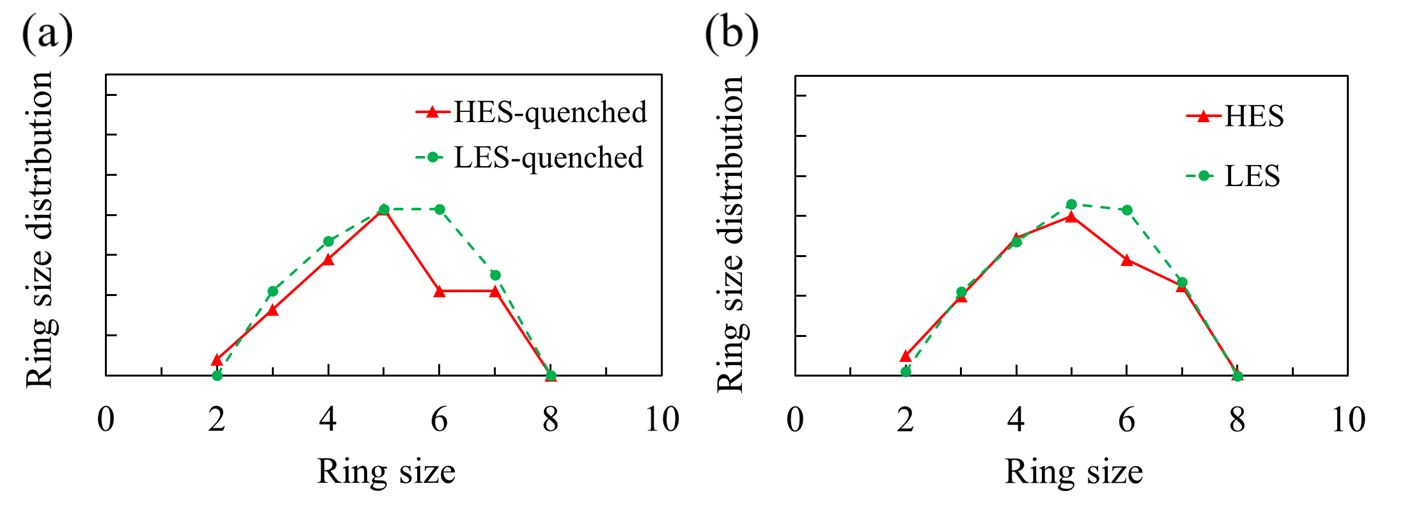
#> input picture 05_doc/dechant_figs/SI_p4_img1.jpeg, 1403 x 518 px
$ python fig_rings_s4.py
#> lines starting #> are read from the running program, lines starting #| are printed output that depends on the picture; after the words box and inside, x2 and y2 are one past the last pixel; in counts of white or black regions, pixels touching at a corner belong together
#!/usr/bin/env python
"""Fig. S4 rings — 7net 이 '스스로 만든' 망 위상 vs BKS 가 만든 망 위상.

★ fig_rings.py 와 혼동하지 말 것.
  fig_rings.py = BKS 가 만든 망을 7net 이 **물려받아 이완만** 한 경우
                 (ring 분포가 비트 단위로 동일 -> "위상은 이완으로 안 바뀐다"의 증거).
  이 그림      = 7net 이 **자기 힘으로 melt-quench** 해서 만든 망.
                 두 그림의 차이가 이 프로젝트가 처음 재는 양, 곧 **위상 형성 효과**다.
  그래서 이 그림은 fig_rings.py 와 같은 형식(단일 패널, 막대그룹)에 7net-self 막대
  하나만 추가한 버전이다 (2026-08-25, 3패널 버전에서 단순화).

비교 설계:
  - BKS 막대 = S4_BKS_{2e13,5e12,5e13}_rings.dat + BKS220_rings.dat(s0, 독립 시드) 4런의
    평균, 오차막대 = 4런의 최소~최대 범위 (project rule: "BKS 4-sample rule", 냉각률
    3종 + 독립 시드 1개를 함께 묶어 BKS 쪽 대표값과 산포를 동시에 추정한다).
  - 7net 막대 = 자체 melt-quench 1 런(시드 1개, 117 h)뿐이라 **오차막대 없음**.
    실현간 산포를 잴 방법이 없다는 뜻이지, 값이 정확하다는 뜻이 아니다 — 참고로 BKS
    5e12의 두 독립 실현(시드 90210 vs 77213)은 3-ring 에서 1.80 % vs 3.07 %로 갈라졌다
    (S4_rings_summary.dat). 7net 도 비슷한 크기의 산포가 있을 수 있다.
  - AIMD = fig_rings.py 와 동일한 Dechant JPCC 2026 Fig. S4(a) 디지타이즈 값 (참고선).

3패널 버전(RCUT 강건성, 냉각률-무관성 σ 주석)에서 뺀 내용은 사라진 게 아니라 이동:
  - RCUT(결합판정) 강건성  -> ring_robust_s4.py, NOTE.md "S4 분석 1"
  - 냉각률 스윕(5e12~5e13)에도 3-ring 순위가 안 뒤집힘 -> S4_rings_summary.dat, NOTE.md
  - 차이의 σ 유의성 표      -> S4_rings_summary.dat (7net-BKS diff, err, sigma 열)

입력: 04_analysis/dat/S4_*_rings.dat, dat/BKS220_rings.dat, 05_doc/dechant_figs/SI_p4_img1.jpeg
출력: 04_analysis/fig/fig_rings_s4.png, dat/S4_rings_summary.dat
"""
from pathlib import Path

import numpy as np
from PIL import Image
import matplotlib
matplotlib.use("Agg")
import matplotlib.pyplot as plt
from matplotlib.ticker import AutoMinorLocator

ROOT = Path(__file__).resolve().parents[2]
DAT, FIG = ROOT / "04_analysis/dat", ROOT / "04_analysis/fig"
FIG.mkdir(exist_ok=True); DAT.mkdir(exist_ok=True)

plt.rcParams.update({
    "font.size": 10, "axes.labelsize": 11, "xtick.labelsize": 10, "ytick.labelsize": 10,
    "legend.fontsize": 8.5, "legend.handlelength": 1.3,
    "xtick.direction": "in", "ytick.direction": "in",
    "xtick.top": True, "ytick.right": True,
    "xtick.major.size": 5, "ytick.major.size": 5,
    "xtick.minor.size": 2.8, "ytick.minor.size": 2.8,
    "axes.linewidth": 0.9,
})

NET_COL = "#D7292A"
BKS_COL = "#267BB6"
AIMD_COL = "tab:green"
NET_LABEL = "7net-Nano-4.5"
NS = np.arange(3, 10)

# ---------- Dechant Fig. S4(a) LES digitize (fig_rings.py 와 동일) ----------
im = np.array(Image.open(ROOT / "05_doc/dechant_figs/SI_p4_img1.jpeg").convert("RGB")).astype(int)
sub = im[:, : im.shape[1] // 2]
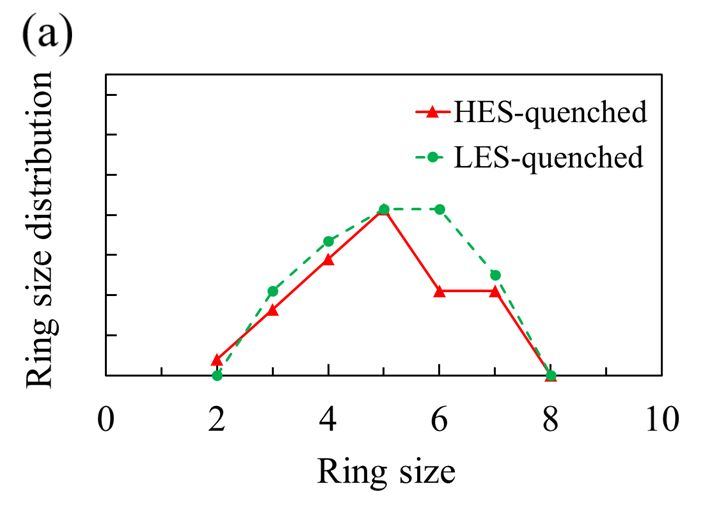
#> sub: shape (518, 701, 3) int64; mean R, G, B 246.5, 246.1, 245.8
r_, g_, b_ = sub[:, :, 0], sub[:, :, 1], sub[:, :, 2]
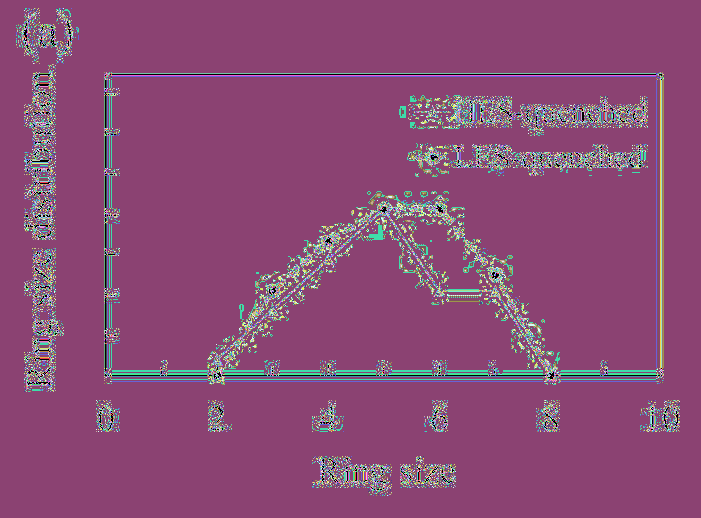
#> r_: shape (518, 701) int64; 256 distinct labels, from 0 to 255; one colour per label, 0 black
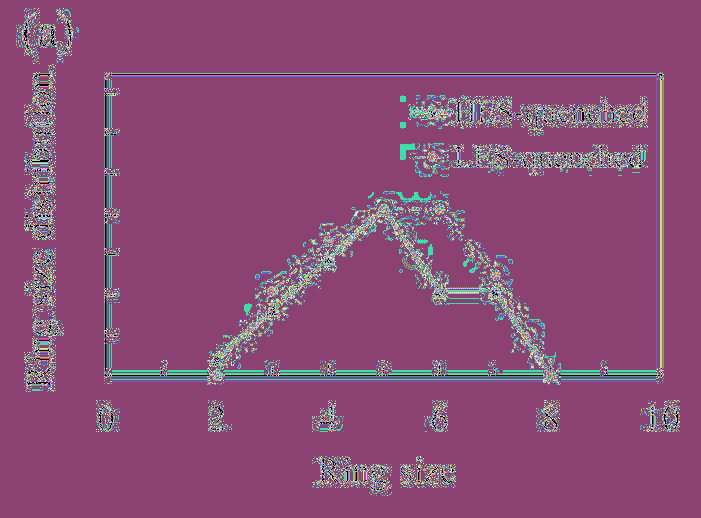
#> g_: shape (518, 701) int64; 256 distinct labels, from 0 to 255; one colour per label, 0 black
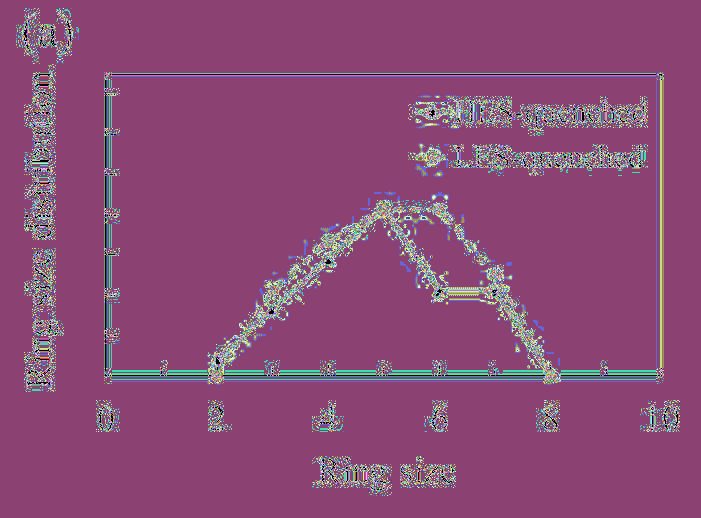
#> b_: shape (518, 701) int64; 256 distinct labels, from 0 to 255; one colour per label, 0 black
black = (r_ < 110) & (g_ < 110) & (b_ < 110)
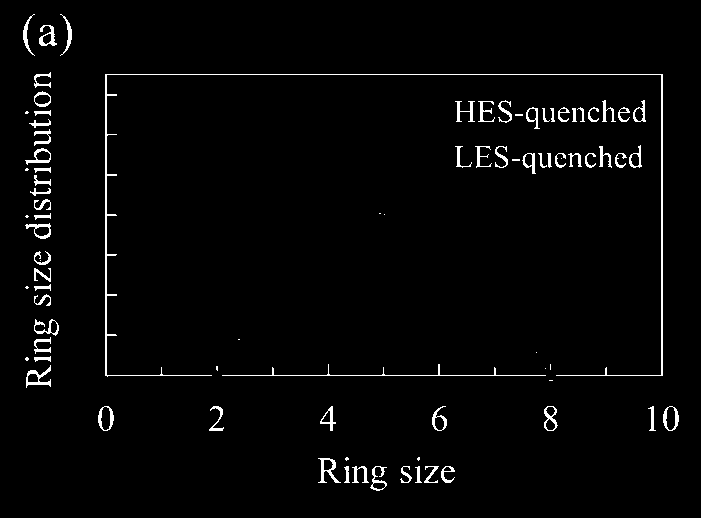
#> black: shape (518, 701) bool; 2.4% white in thin lines or dots, all inside (x1, y1, x2, y2) = (23, 14, 679, 491)
rs = black.sum(1)
#> rs = 518 values, max 573 at index 74, min 0 at index 0, mean 16.94
rows = np.where(rs > 0.5 * rs.max())[0]
#> rows = [74, 375]
r0, r1 = rows.min(), rows.max()
#> r0 = 74; r1 = 375
ccols = np.where(black[r1])[0]
#> ccols = 547 values from 27 to 662
c0, c1 = ccols.min(), ccols.max()
#> c0 = 27; c1 = 662
green = (g_ > 90) & (g_ > r_ + 35) & (g_ > b_ + 35)
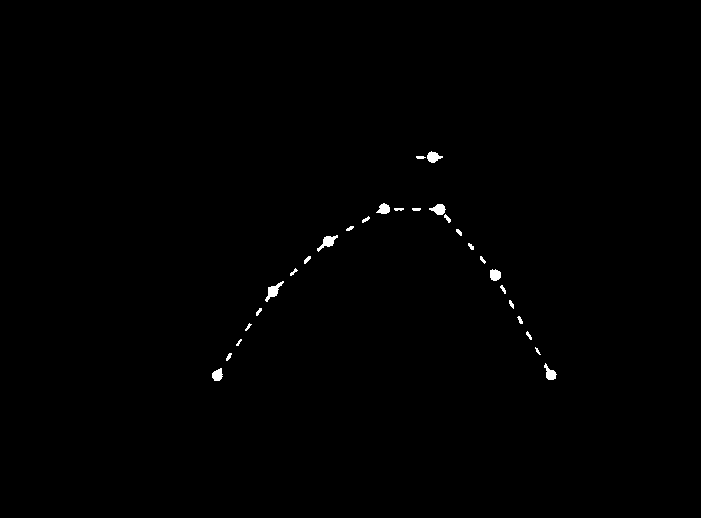
#> green: shape (518, 701) bool; 0.4% white; 28 white regions (2 under 20 px), largest, box (x1, y1, x2, y2) and area: (265, 281, 284, 302) 146, (317, 235, 338, 252) 142, (429, 204, 446, 215) 118

to_x = lambda cc: 0.0 + (cc - c0) / (c1 - c0) * 10.0
xs, ys = [], []
for cc in range(c0, c1 + 1):
    rr = np.where(green[:, cc])[0]
    rr = rr[(rr > r0) & (rr < r1)]
    if len(rr) == 0:
        continue
    cl, cu = [], [rr[0]]
    for x in rr[1:]:
        (cu.append(x) if x - cu[-1] <= 6 else (cl.append(list(cu)), cu.clear(), cu.append(x)))
    cl.append(list(cu))
    xs.append(to_x(cc)); ys.append(r1 - float(np.mean(cl[-1])))
#> after the loop, xs = 239 values from 2.91 to 8.33; ys = 239 values, max 218.5 at index 145, min 1 at index 10, mean 105.1
xs, ys = np.array(xs), np.array(ys)

nring_full = np.arange(2, 10)
#> nring_full = [2, 3, 4, 5, 6, 7, 8, 9]
ai_full = np.clip(np.interp(nring_full, xs, ys, left=0, right=0), 0, None)
#> ai_full = [0, 3.25, 91.5, 144.4, 166.5, 128, 27.5, 0]
ai_full = ai_full / ai_full.sum()
#> ai_full = [0, 0.00579, 0.163, 0.257, 0.297, 0.228, 0.049, 0]
aimd = ai_full[np.isin(nring_full, NS)]              # n=3..9 만 취해 NS 와 정렬
#> aimd = [0.00579, 0.163, 0.257, 0.297, 0.228, 0.049, 0]


def load_rings(path):
    """S4_*_rings.dat: n count f_triplet f_distinct.
    BKS220_rings.dat 는 구판이라 (n count fraction=triplet) 3열뿐 -> distinct 재계산."""
    d = np.loadtxt(path)
#> d = [[3, 168, 0.0392, 0.0717], [4, 487, 0.114, 0.156], [5, 970, 0.226, 0.248], [6, 1484, 0.346, 0.316], [7, 857, 0.2, 0.157], [8, 296, 0.069, 0.0473], [9, 27, 0.0063, 0.00384]]
    n, cnt = d[:, 0].astype(int), d[:, 1]
#> n = [3, 4, 5, 6, 7, 8, 9]; cnt = [168, 487, 970, 1484, 857, 296, 27]
    if d.shape[1] >= 4:
        f = d[:, 3]
#> f = [0.0717, 0.156, 0.248, 0.316, 0.157, 0.0473, 0.00384]
    else:
        f = cnt / n
        f = f / f.sum()
    out_f, out_c = np.zeros(len(NS)), np.zeros(len(NS))
#> out_f = [0, 0, 0, 0, 0, 0, 0]; out_c = [0, 0, 0, 0, 0, 0, 0]
    for i, nn in enumerate(NS):
        m = n == nn
        if m.any():
            out_f[i], out_c[i] = f[m][0], cnt[m][0]
#> this loop made 7 passes
#> m on passes 1 to 7: [True, False, False, False, False, False, False], [False, True, False, False, False, False, False], [False, False, True, False, False, False, False], [False, False, False, True, False, False, False], [False, False, False, False, True, False, False], [False, False, False, False, False, True, False], [False, False, False, False, False, False, True]
#> after the loop, out_c = [168, 487, 970, 1484, 857, 296, 27]; out_f has the same summary as f
    return out_f, out_c


net_f, net_cnt = load_rings(DAT / "S4_7net_rings.dat")
#> net_f has the same summary as f in load_rings; net_cnt = [168, 487, 970, 1484, 857, 296, 27]

bks_files = ["S4_BKS_2e13_rings.dat", "S4_BKS_5e12_rings.dat",
             "S4_BKS_5e13_rings.dat", "BKS220_rings.dat"]
B = np.array([load_rings(DAT / f)[0] for f in bks_files])   # (4, 7)
#> the loop in load_rings (call 2), `for i, nn in enumerate(NS):` made 7 passes
#> (the run stopped early here; a loop or call above may not have finished)

$ run again, with 05_doc/dechant_figs/SI_p4_img0.jpeg copied over 05_doc/dechant_figs/SI_p4_img1.jpeg
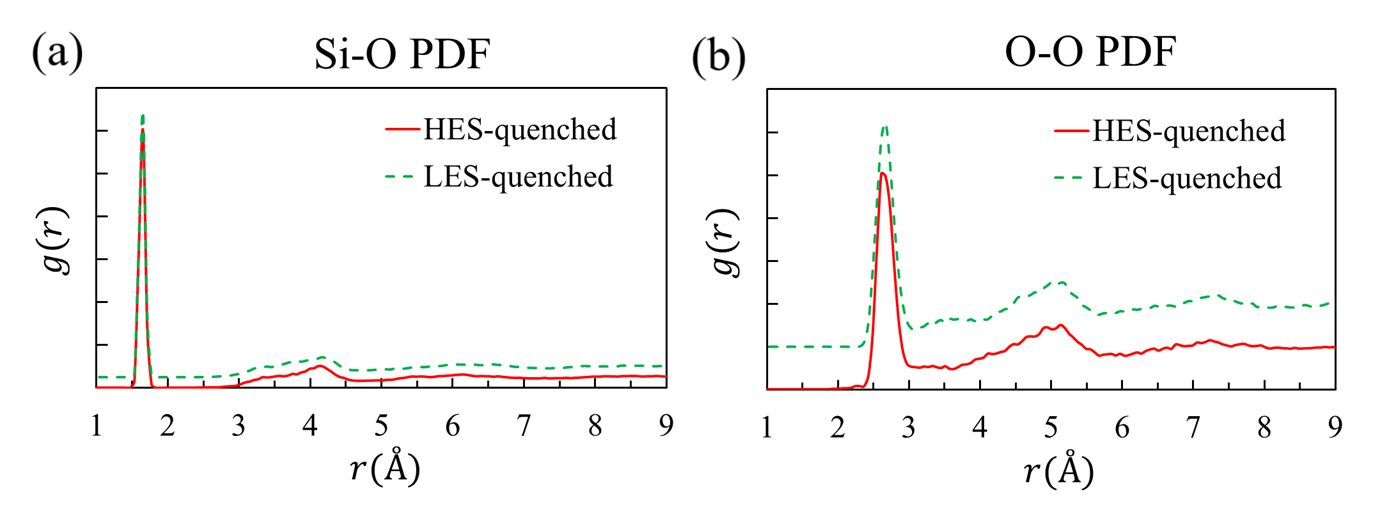
#> input picture 05_doc/dechant_figs/SI_p4_img0.jpeg, 1373 x 515 px
#> r_: shape (515, 686) int64; 256 distinct labels, from 0 to 255
#> g_: shape (515, 686) int64; 256 distinct labels, from 0 to 255
#> b_: shape (515, 686) int64; 256 distinct labels, from 0 to 255
#> `black = (r_ < 110) & (g_ < 110) & (b_ < 110)`:
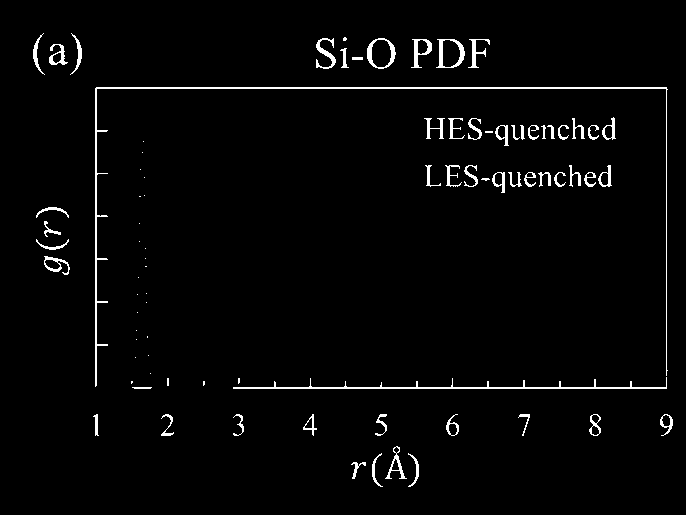
#> black: shape (515, 686) bool; 2.5% white in thin lines or dots, all inside (x1, y1, x2, y2) = (33, 33, 673, 487)
#> rs = 515 values, max 572 at index 88, min 0 at index 0, mean 16.91
#> rows = [87, 88, 387, 388]
#> r0 = 87; r1 = 388
#> ccols = 451 values from 134 to 666
#> c0 = 134; c1 = 666
#> `green = (g_ > 90) & (g_ > r_ + 35) & (g_ > b_ + 35)`:
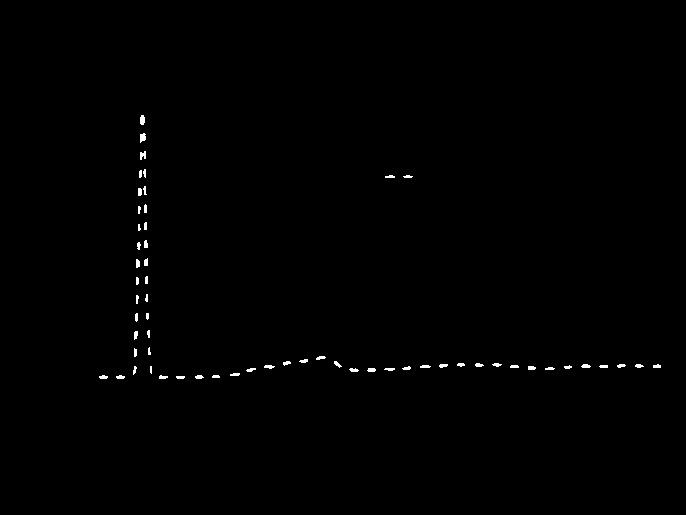
#> green: shape (515, 686) bool; 0.44% white; 60 white regions (6 under 20 px), largest, box (x1, y1, x2, y2) and area: (140, 133, 146, 143) 45, (140, 115, 145, 125) 43, (140, 151, 146, 160) 39
#> the loop `for cc in range(c0, c1 + 1):` made 533 passes
#> rr on passes 17, 18, 26: [352, 353, 354, 366, 367, 368, 369, 370, 371, 372], [366, 367, 368, 369, 370, 371, 372, 373], [376, 377, 378]
#> after the loop `for cc in range(c0, c1 + 1):`: xs = 287 values from 0 to 9.89; ys = 287 values, max 233.5 at index 8, min 11 at index 18, mean 25.95
#> nring_full = [2, 3, 4, 5, 6, 7, 8, 9]
#> `ai_full = np.clip(np.interp(nring_full, xs, ys, left=0, right=0), 0, N..`: ai_full = [15.2, 26.1, 19.83, 19.88, 23.5, 22.5, 20.84, 22.29]
#> `ai_full = ai_full / ai_full.sum()`: ai_full = [0.0893, 0.153, 0.117, 0.117, 0.138, 0.132, 0.122, 0.131]
#> aimd = [0.153, 0.117, 0.117, 0.138, 0.132, 0.122, 0.131]
#> d = [[3, 168, 0.0392, 0.0717], [4, 487, 0.114, 0.156], [5, 970, 0.226, 0.248], [6, 1484, 0.346, 0.316], [7, 857, 0.2, 0.157], [8, 296, 0.069, 0.0473], [9, 27, 0.0063, 0.00384]]
#> n = [3, 4, 5, 6, 7, 8, 9]; cnt = [168, 487, 970, 1484, 857, 296, 27]
#> f = [0.0717, 0.156, 0.248, 0.316, 0.157, 0.0473, 0.00384]
#> in load_rings, `out_f, out_c = np.zeros(len(NS)), np.zeros(len(NS))`: out_f = [0, 0, 0, 0, 0, 0, 0]
#> the loop in load_rings, `for i, nn in enumerate(NS):` made 7 passes
#> m on passes 1 to 7: [True, False, False, False, False, False, False], [False, True, False, False, False, False, False], [False, False, True, False, False, False, False], [False, False, False, True, False, False, False], [False, False, False, False, True, False, False], [False, False, False, False, False, True, False], [False, False, False, False, False, False, True]
#> after the loop in load_rings, `for i, nn in enumerate(NS):`: out_c = [168, 487, 970, 1484, 857, 296, 27]; out_f has the same summary as f
#> net_f has the same summary as f in load_rings
#> the loop in load_rings (call 2), `for i, nn in enumerate(NS):` made 7 passes
